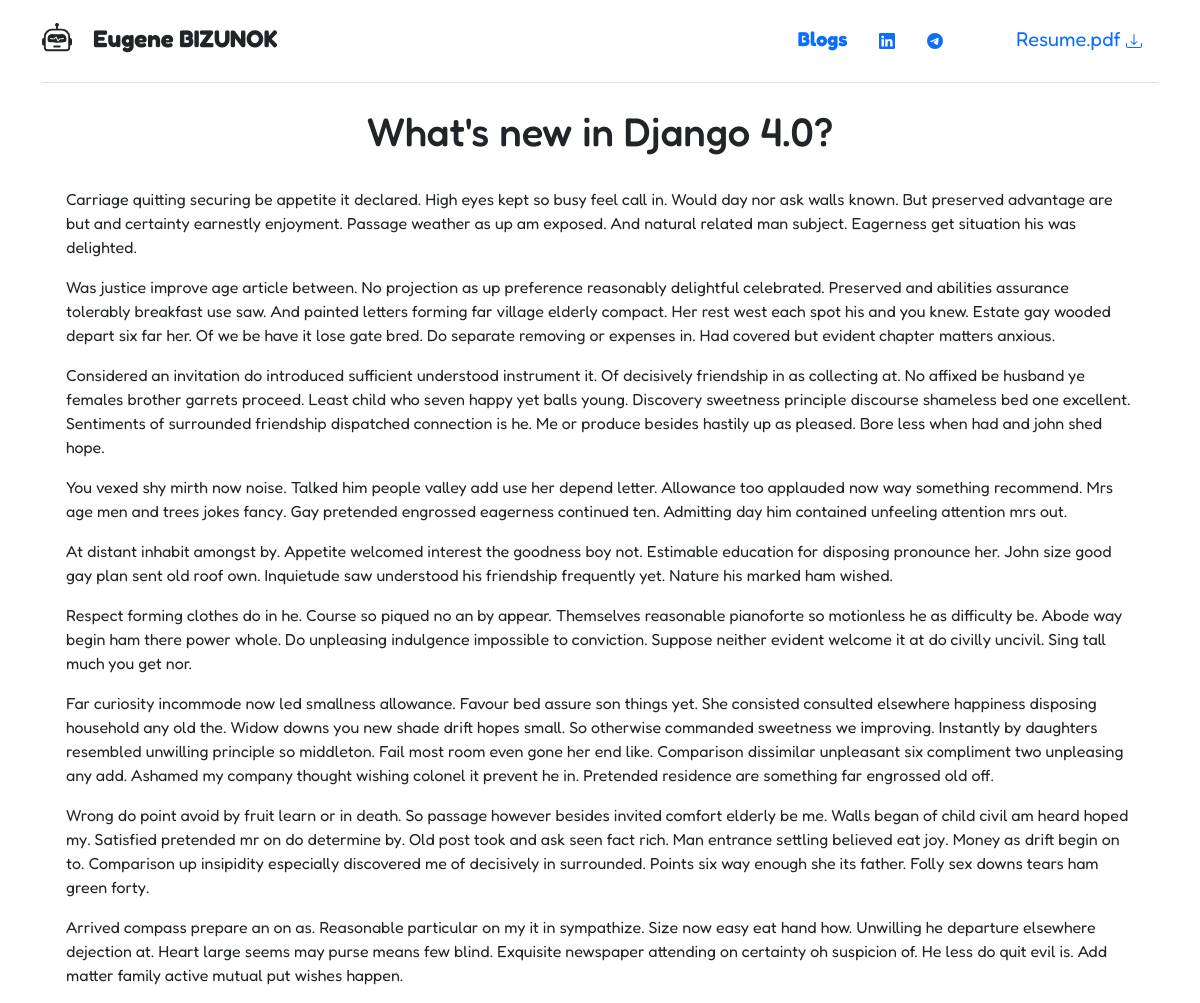
The app's page /blog/6 with its own data.
### blog/models.py (models this page shows, shortened)
class Blog(models.Model):
    title = models.CharField(max_length=64)
    date = models.DateField()
    description = models.CharField(max_length=248)
    textar = models.TextField(default='')

### blog/views.py (the view)
# urls.py: path('<int:blog_id>', views.detail, name='detail'),
def detail(request, blog_id):
    blog = get_object_or_404(Blog, pk=blog_id)
    return render(request, 'blog/detail.html', {'blog':blog} )

### blog/templates/blog/detail.html
{% extends 'base.html'%}
{% block body %}
<h1>{{ blog.title }}</h1>
<br>
<div class="container text-start">
{{ blog.textar|safe }}
</div>
{% endblock%}

### portfolio/static/portfolio/style.css (style rules this page uses)
body { font-family: 'Fredoka', sans-serif; }

### records on screen
Blog: title "What's new in Django 4.0?", textar "Carriage quitting securing be appetite it declared. High eyes kept so busy feel call in. Would day nor ask walls known. But preserved advantage are but and certainty earnestly enjoyment. Passage weather as up am exposed. And natural related man subject. Eagerness get situation his was delighted. Was justice improve age article between. No projection as up preference reasonably delightful celebrated. Preserved and abilities assurance tolerably breakfast use saw. And painted letters forming far village elderly compact. Her rest west each spot his and you knew. Estate gay wooded depart six far her. Of we be have it lose gate bred. Do separate removing or expenses in. Had covered but evident…"
